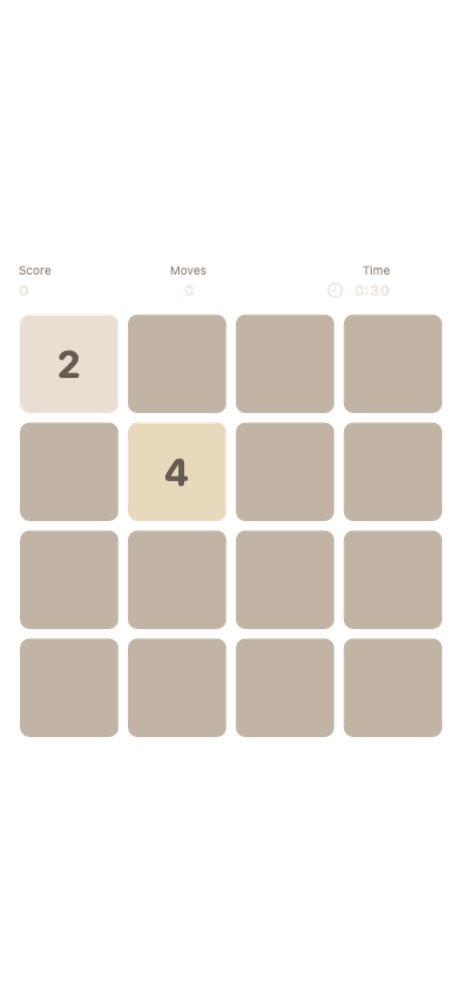
#> input picture Packages/Game2048Kit/Tests/Game2048UITests/__Snapshots__/Game2048BoardSnapshotTests/snapshotInitial_iPhone_dark.Board-iPhone-dark-initial.png, 461 x 1000 px, shrunk from 786 x 1704 before the run
$ python compare_capture.py ../Packages/Game2048Kit/Tests/Game2048UITests/__Snapshots__/Game2048BoardSnapshotTests/snapshotInitial_iPhone_dark.Board-iPhone-dark-initial.png ../Packages/Game2048Kit/Tests/Game2048UITests/__Snapshots__/Game2048BoardSnapshotTests/snapshotMidGame_iPhone_dark.Board-iPhone-dark-midGame.png
#> lines starting #> are read from the running program, lines starting #| are printed output that depends on the picture
#!/usr/bin/env python3
"""compare_capture.py — the ONE region-limited pixel comparator used by
`mise run store:capture`'s idempotent publish, its `--verify` gate, and the
sensitivity-proof scripts (#1054 P-A, PM-approved region-limited tolerance).

Policy (hard rules, never relaxed by this script):
  - Any pixel difference OUTSIDE every declared region is an immediate,
    loud failure — regions are NEVER auto-expanded to cover it.
  - Inside a region, both a max per-channel delta AND a max differing-pixel
    count must hold. Both are supplied by the caller (from the cell's
    manifest entry), never invented here.
  - No region list (an "exact" cell) degenerates to a plain byte-for-byte /
    pixel-for-pixel compare: any differing pixel anywhere is OUTSIDE.

Usage:
    compare_capture.py <image_a> <image_b> \
        [--regions '[[x0,y0,x1,y1], ...]'] \
        [--max-delta N] [--max-px N] \
        [--json out.json]

Regions are [x0, y0, x1, y1) integer pixel rects in the SAME coordinate
space as the two images (i.e. already-cropped, published-file space — not
the raw uncropped simulator screenshot). Exit 0 iff outside_px == 0 AND
every region's differing px <= --max-px AND every region's max channel
delta <= --max-delta. Exit 1 on any violation, exit 2 on a usage/IO error.
Always prints one machine-parseable summary line (`RESULT ...`) plus a
human line, and writes the full detail to --json if given.
"""
import argparse
import json
import sys

from PIL import Image, ImageChops


def region_mask_ranges(regions, w, h):
    """Returns a function px_in_any_region(x, y) -> bool, clamping each
    region to the image bounds so a caller-supplied rect that overhangs the
    edge (e.g. a halo region clamped at publish time) still behaves."""
    clamped = []
    for (x0, y0, x1, y1) in regions:
        cx0, cy0 = max(0, x0), max(0, y0)
        cx1, cy1 = min(w, x1), min(h, y1)
        clamped.append((cx0, cy0, cx1, cy1))

    def in_any(x, y):
        for (x0, y0, x1, y1) in clamped:
            if x0 <= x < x1 and y0 <= y < y1:
                return True
        return False

    return in_any, clamped


def compare(path_a, path_b, regions, max_delta, max_px):
#> called with max_delta = 48, max_px = 0
    a = Image.open(path_a).convert("RGB")
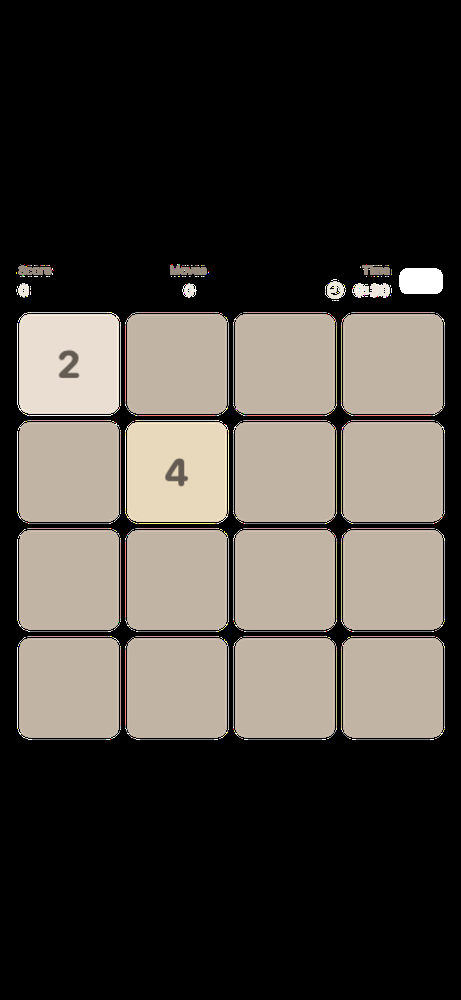
#> a: PIL image 461x1000 RGB; mean R, G, B 72.3, 67.1, 61.5
    b = Image.open(path_b).convert("RGB")
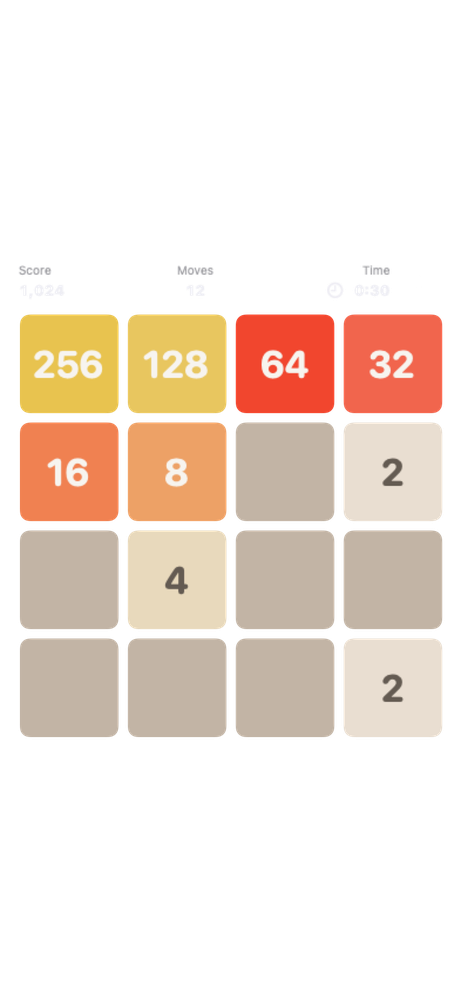
#> input picture Packages/Game2048Kit/Tests/Game2048UITests/__Snapshots__/Game2048BoardSnapshotTests/snapshotMidGame_iPhone_dark.Board-iPhone-dark-midGame.png, 461 x 1000 px, shrunk from 786 x 1704 before the run
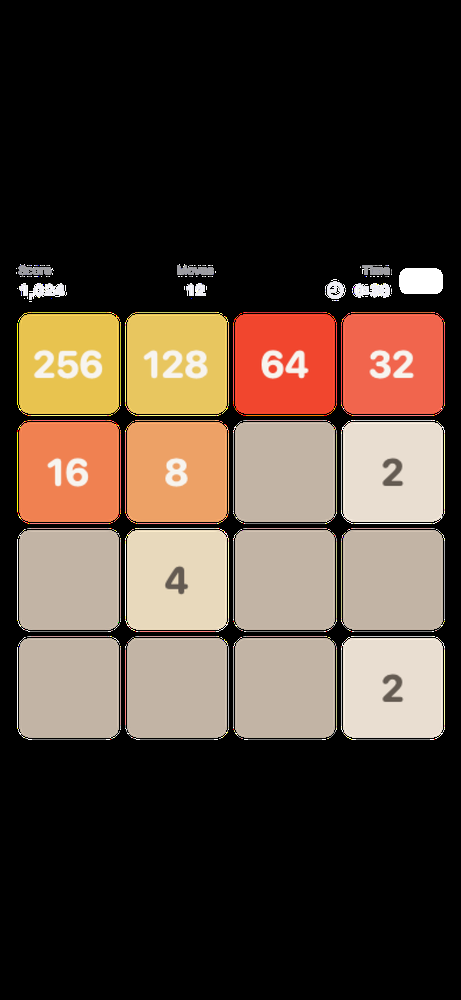
#> b: PIL image 461x1000 RGB; mean R, G, B 79.1, 64.2, 53
    if a.size != b.size:
        return {
            "error": f"size mismatch: {path_a}={a.size} {path_b}={b.size}",
        }
    w, h = a.size
#> w = 461; h = 1000
    diff = ImageChops.difference(a, b)
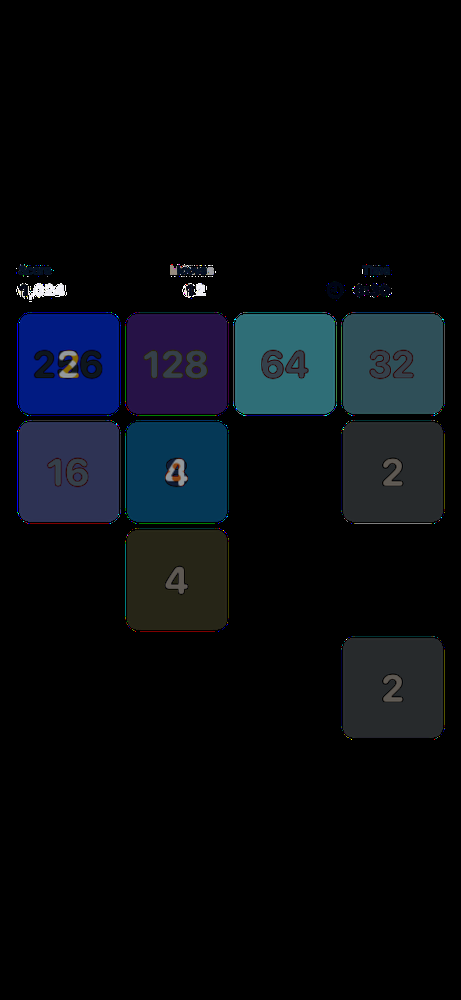
#> diff: PIL image 461x1000 RGB; mean R, G, B 7.5, 10.9, 15.5
    px = diff.load()
    in_any_region, clamped_regions = region_mask_ranges(regions, w, h)
#> clamped_regions = []

    outside_px = 0
    outside_bbox = None
    region_stats = [{"rect": r, "differing_px": 0, "max_delta": 0} for r in clamped_regions]
#> region_stats = []

    for y in range(h):
        for x in range(w):
            r, g, b_ = px[x, y]
            if not (r or g or b_):
                continue
            delta = max(r, g, b_)
            matched_region = None
            for idx, (x0, y0, x1, y1) in enumerate(clamped_regions):
                if x0 <= x < x1 and y0 <= y < y1:
                    matched_region = idx
                    break
            if matched_region is None:
                outside_px += 1
                if outside_bbox is None:
                    outside_bbox = [x, y, x, y]
                else:
                    outside_bbox[0] = min(outside_bbox[0], x)
                    outside_bbox[1] = min(outside_bbox[1], y)
                    outside_bbox[2] = max(outside_bbox[2], x)
                    outside_bbox[3] = max(outside_bbox[3], y)
            else:
                st = region_stats[matched_region]
                st["differing_px"] += 1
                st["max_delta"] = max(st["max_delta"], delta)
#> after the loop, outside_bbox = [16, 264, 444, 739]; outside_px = 94619

    region_ok = all(
        st["differing_px"] <= max_px and st["max_delta"] <= max_delta
        for st in region_stats
    )
#> region_ok = True
    ok = (outside_px == 0) and region_ok
#> ok = False

    return {
        "image_a": path_a,
        "image_b": path_b,
        "size": [w, h],
        "regions": region_stats,
        "outside_px": outside_px,
        "outside_bbox": outside_bbox,
        "max_delta_bound": max_delta,
        "max_px_bound": max_px,
        "ok": ok,
    }


def main():
    parser = argparse.ArgumentParser(description=__doc__, formatter_class=argparse.RawDescriptionHelpFormatter)
    parser.add_argument("image_a")
    parser.add_argument("image_b")
    parser.add_argument("--regions", default="[]", help="JSON list of [x0,y0,x1,y1] rects")
    parser.add_argument("--max-delta", type=int, default=48)
    parser.add_argument("--max-px", type=int, default=0)
    parser.add_argument("--json", default=None, help="write full detail JSON here")
    args = parser.parse_args()

    try:
        regions = json.loads(args.regions)
    except json.JSONDecodeError as e:
        print(f"error: --regions is not valid JSON: {e}", file=sys.stderr)
        return 2
    if not isinstance(regions, list) or not all(isinstance(r, list) and len(r) == 4 for r in regions):
        print("error: --regions must be a JSON list of [x0,y0,x1,y1] rects", file=sys.stderr)
        return 2

    try:
        result = compare(args.image_a, args.image_b, regions, args.max_delta, args.max_px)
#> result = 9 items
    except FileNotFoundError as e:
        print(f"error: {e}", file=sys.stderr)
        return 2

    if "error" in result:
        print(f"error: {result['error']}", file=sys.stderr)
        return 2

    if args.json:
        with open(args.json, "w") as f:
            json.dump(result, f, indent=2)

    for st in result["regions"]:
        print(f"    region {st['rect']}: differing_px={st['differing_px']} (max<= {args.max_px}) "
              f"max_delta={st['max_delta']} (max<= {args.max_delta})")
#> this loop made 0 passes
    if result["outside_px"] > 0:
        print(f"    OUTSIDE every region: {result['outside_px']} px, bbox={result['outside_bbox']} "
              f"— regions are NEVER auto-expanded", file=sys.stderr)
    else:
        print("    outside every region: 0 px")

    verdict = "OK" if result["ok"] else "VIOLATION"
#> verdict = 'VIOLATION'
    print(f"RESULT {verdict} outside_px={result['outside_px']} regions={len(result['regions'])}")
#| RESULT VIOLATION outside_px=94619 regions=0

    return 0 if result["ok"] else 1


if __name__ == "__main__":
#> (the run stopped early here; a loop or call above may not have finished)
